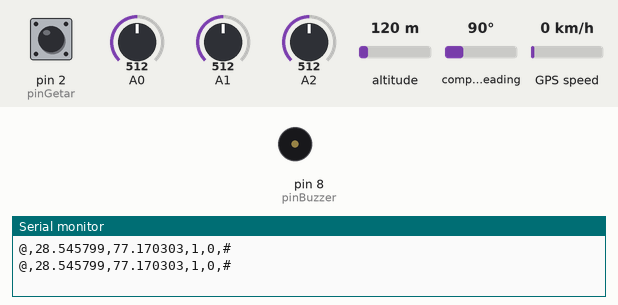
Simulated run of this sketch. Board: Arduino Uno, built with avr-gcc and run on an emulated ATmega328P. On the bench: buzzer (waves = sounding, pin HIGH), the last lines printed to the serial monitor. Inputs (shaded band) come from the test bench; at power-on: pin 2 (pinGetar) HIGH, A0 = 512, A1 = 512, A2 = 512, altitude 120 m, compass heading 90°, GPS speed 0 km/h. The GPS gets a fix after 3 s at 37.7749, -122.4194 with 8 satellites.

Above: at 1.2 s.
1.3 s: pin 2 (pinGetar) pulled LOW for 1 s
At 3.5 s:
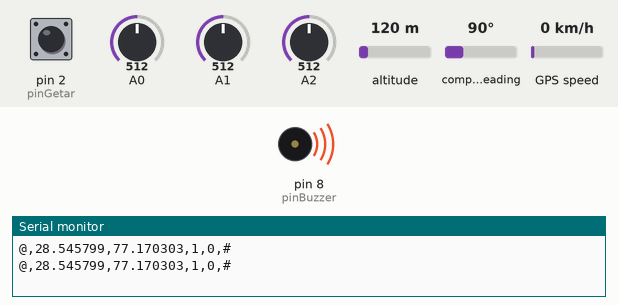
10.9 s: pin 2 (pinGetar) pulled LOW for 3.2 s
At 15.6 s:
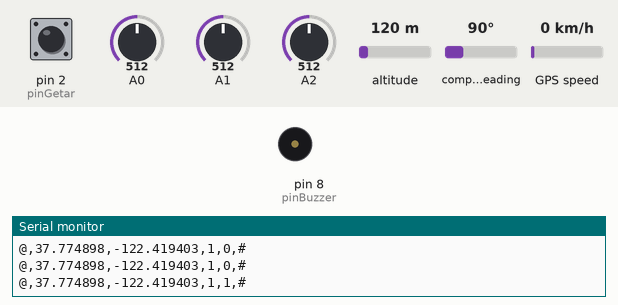
Timing chart, 0 to 17.1 s (numbered marks = the images above; inputs shaded):
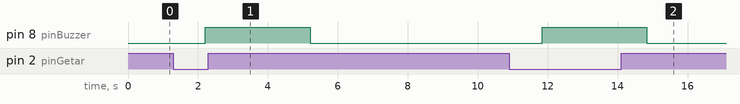

Measured:
- after the input at 1.3 s, pin 8 (pinBuzzer): LOW → HIGH after 0.91 s, → LOW 3.0 s later
- after the input at 10.9 s, pin 8 (pinBuzzer): LOW → HIGH after 0.94 s, → LOW 3.0 s later

The sketch:

Arduino.ino
```cpp
#include <TinyGPS.h>
#include <SoftwareSerial.h>

TinyGPS gps;
SoftwareSerial gpsSerial(3, 4);
SoftwareSerial data(11, 12);

int pinGetar = 2;
int pinBuzzer = 8;

float lat = 28.5458, lon = 77.1703;


const int sampleSize = 10;
const int xInput = A0;
const int yInput = A1;
const int zInput = A2;

int RawMin = 0;
int RawMax = 1023;

int manitude;
float gempa;

int kirim;

void setup()
{
//  analogReference(EXTERNAL);
  Serial.begin(115200);
  gpsSerial.begin(9600);
  data.begin(4800);

  pinMode(pinGetar, INPUT_PULLUP);
  pinMode(pinBuzzer, OUTPUT);
  digitalWrite(pinBuzzer, LOW);
}

void loop()
{
  bacaGetaran();
  lokasi();
  if ((digitalRead(pinGetar)) == LOW) {
    digitalWrite(pinBuzzer, HIGH);
    kirim = 1;
    delay(3000);
  }

  else {
    kirim = 0;
  }
  digitalWrite(pinBuzzer, LOW);

  Serial.print('@');
  data.print('@');
  Serial.print(',');
  data.print(',');
  Serial.print(lat, 6);
  data.print(lat, 6);
  Serial.print(',');
  data.print(',');
  Serial.print(lon, 6);   //show on SM1 of Fig-1 what you are sending to UNO-2
  data.print(lon, 6);   //send ASCII coded string to UNO-2 via data Port; goes 1 char at a time
  Serial.print(',');
  data.print(',');
  Serial.print(manitude);   //show on SM1 of Fig-1 what you are sending to UNO-2
  data.print(manitude);
  Serial.print(',');
  data.print(',');
  Serial.print(kirim);   //show on SM1 of Fig-1 what you are sending to UNO-2
  data.print(kirim);
  Serial.print(',');
  data.print(',');
  Serial.print('#');
  data.print('#');
  Serial.println(" ");
  data.print(" ");
  delay(1000);
}

// Take samples and return the average
int ReadAxis(int axisPin)
{
  long reading = 0;
  analogRead(axisPin);
  delay(1);
  for (int i = 0; i < sampleSize; i++)
  {
    reading += analogRead(axisPin);
  }
  return reading / sampleSize;
}

void bacaGetaran() {
  //Read raw values
  int xRaw = ReadAxis(xInput);
  int yRaw = ReadAxis(yInput);
  int zRaw = ReadAxis(zInput);

  // Convert raw values to 'milli-Gs"
  long xScaled = map(xRaw, RawMin, RawMax, -3000, 3000);
  long yScaled = map(yRaw, RawMin, RawMax, -3000, 3000);
  long zScaled = map(zRaw, RawMin, RawMax, -3000, 3000);

  // re-scale to fractional Gs
  float xAccel = xScaled / 1000.0;
  float yAccel = yScaled / 1000.0;
  float zAccel = zScaled / 1000.0;

  gempa = sqrt((yAccel * yAccel) + (xAccel * xAccel));

  if (gempa < 0.017)                  manitude = 1;
  if (gempa == 0.017)                 manitude = 2;
  if (gempa > 0.017 && gempa < 0.14)  manitude = 3;
  if (gempa >= 0.14 && gempa < 0.39)  manitude = 4;
  if (gempa >= 0.39 && gempa < 0.92)  manitude = 5;
  if (gempa >= 0.92 && gempa < 1.8)   manitude = 6;
  if (gempa >= 1.8 && gempa < 3.4)    manitude = 7;
  if (gempa >= 3.4 && gempa < 6.5)    manitude = 8;
  if (gempa >= 6.5 && gempa < 12.4)   manitude = 9;
  if (gempa >= 12.4)                  manitude = 10;

//  Serial.print("X, Y, Z  :: ");
//  Serial.print(xRaw);
//  Serial.print(", ");
//  Serial.print(yRaw);
//  Serial.print(", ");
//  Serial.print(zRaw);
//  Serial.print(" :: ");
//  Serial.print(xAccel, 0);
//  Serial.print("G, ");
//  Serial.print(yAccel, 0);
//  Serial.print("G, ");
//  Serial.print(zAccel, 0);
//  Serial.println("G");
//  Serial.print(gempa, 2);
//  Serial.println("Sr");
}

void lokasi() {
  while (gpsSerial.available()) { // check for gps data
    if (gps.encode(gpsSerial.read())) // encode gps data
    {
      gps.f_get_position(&lat, &lon); // get latitude and longitude
      // display position
      //      Serial.print("Position: ");
      //      Serial.print("Latitude:");
      //      Serial.print(lat, 6);
      //      Serial.print(";");
      //      Serial.print("Longitude:");
      //      Serial.println(lon, 6);
    }
  }
}
```
